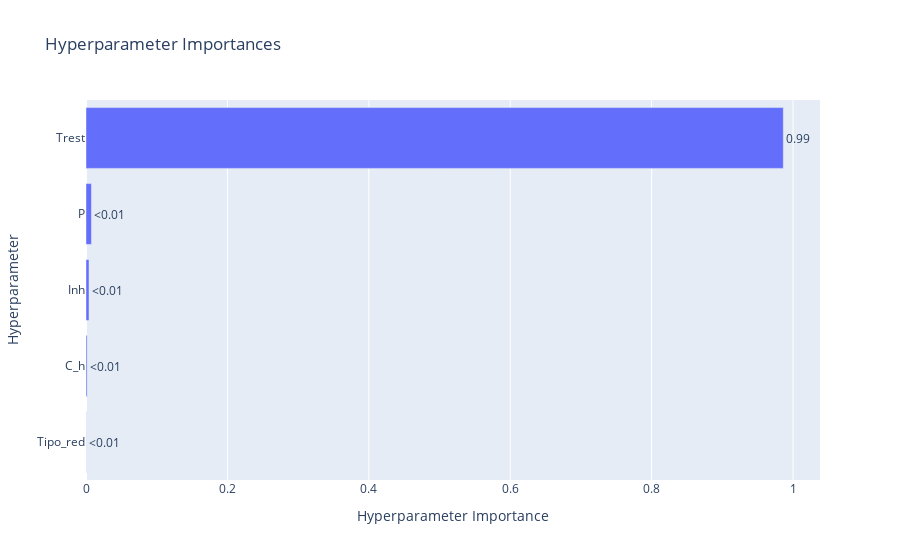

Here is the notebook cell this chart was saved with:
### Code cell
vis.plot_param_importances(study)

### Figure 1 — Plotly figure (JSON) as saved in the notebook; plotly's stock layout.template omitted (floating-point values rounded to 4 significant figures)
{"data": [{"cliponaxis": false, "hovertemplate": ["Tipo_red (IntDistribution): 0.00028711484463399256<extra></extra>", "C_h (FloatDistribution): 0.0015671407387654946<extra></extra>", "Inh (FloatDistribution): 0.004226026684298871<extra></extra>", "P (FloatDistribution): 0.00769408914798799<extra></extra>", "Trest (FloatDistribution): 0.9862256285843137<extra></extra>"], "name": "Objective Value", "orientation": "h", "text": ["<0.01", "<0.01", "<0.01", "<0.01", "0.99"], "textposition": "outside", "type": "bar", "x": [0.0002871, 0.001567, 0.004226, 0.007694, 0.9862], "y": ["Tipo_red", "C_h", "Inh", "P", "Trest"]}], "layout": {"title": {"text": "Hyperparameter Importances"}, "xaxis": {"title": {"text": "Hyperparameter Importance"}}, "yaxis": {"title": {"text": "Hyperparameter"}}}}
